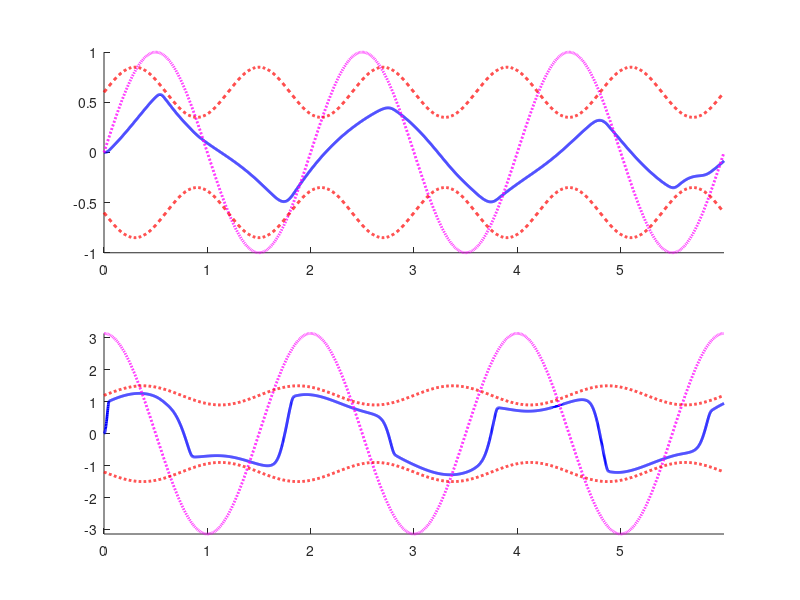

MATLAB code for this plot:
clc;
close all;
clear;

% s = tf('s');
% H = (s+14)^3
% return

fp = @(t) sin(2*pi*t/2);
fp_dot = @(t) (2*pi/2)*cos(2*pi*t/2);

p = 0;
p_dot = 0;

t = 0;
tf = 6;
dt = 0.002;

p_lim = @(t) 0.6*ones(size(t)) + 0.25*sin(2*pi*t/1.2);
dp_lim = @(t) 1.2*ones(size(t)) + 0.3*sin(2*pi*t/1.5);

y = p; % p
z = 0; % p_dot
w = 0; % p_ddot

Time = [];
y_data = [];
z_data = [];

while (t <= tf)
    
    % logging
    Time = [Time t];
    y_data = [y_data y];
    z_data = [z_data z];
   
    % dynamic equations
    y_dot = z + 1e-3*( 1/(y - p_lim(t))^3 + 1/(y + p_lim(t))^3);
    z_dot = w + 5e-1*( 1/(z - dp_lim(t))^3 + 1/(z + dp_lim(t))^3);
    w_dot = 2744*(fp(t) - y) + 588*(fp_dot(t) - z) - 42*w;
     
    % integration
    t = t + dt;
    y = y + y_dot*dt;
    z = z + z_dot*dt;
    w = w + w_dot*dt;
    
end

fp_data = fp(Time);
fp_dot_data = fp_dot(Time);

figure('Position',[488.2 41.8 560 740.8]);
subplot(2,1,1); hold on;
plot(Time, y_data, 'LineWidth',2, 'LineStyle','-', 'Color','blue');
plot(Time, fp_data, 'LineWidth',2, 'LineStyle',':', 'Color','magenta');
plot(Time, p_lim(Time), 'LineWidth',2, 'LineStyle','--', 'Color','red');
plot(Time, -p_lim(Time), 'LineWidth',2, 'LineStyle','--', 'Color','red');
axis tight;
subplot(2,1,2); hold on;
plot(Time, z_data, 'LineWidth',2, 'LineStyle','-', 'Color','blue');
plot(Time, fp_dot_data, 'LineWidth',2, 'LineStyle',':', 'Color','magenta');
plot(Time, dp_lim(Time), 'LineWidth',2, 'LineStyle','--', 'Color','red');
plot(Time, -dp_lim(Time), 'LineWidth',2, 'LineStyle','--', 'Color','red');
axis tight;
